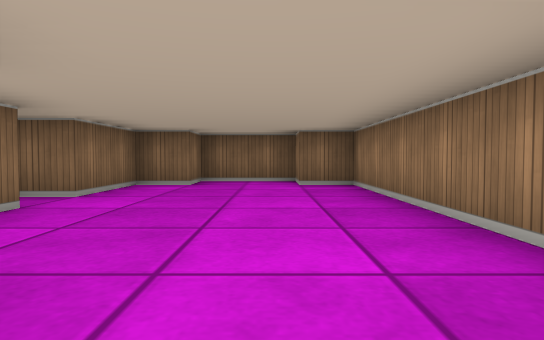
[1] (above)

14 first-person views from a walk through a cub3D level. The camera is about half as high as the walls, tilts 2° down and sees 75° across. The floor is counted in squares. Each view is taken from the middle of a square. On the plan, view 1 faces up. The plan holds only what a view shows up to about 9 squares ahead; the rest is blank. The place goes on beyond the plan.

[2]
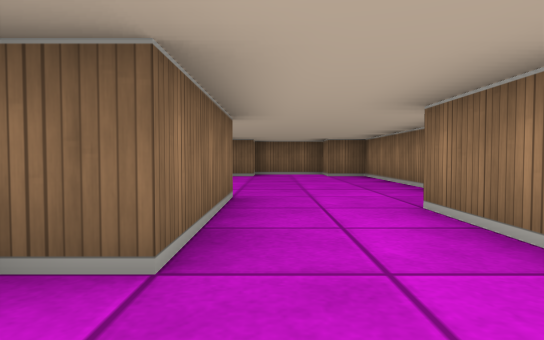

[3]
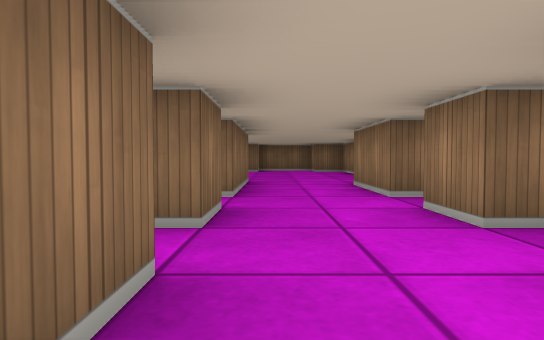

[4]
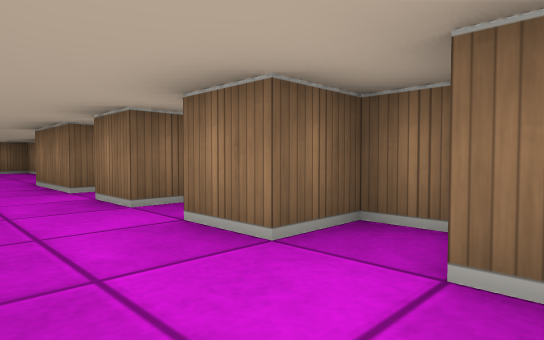

[5]
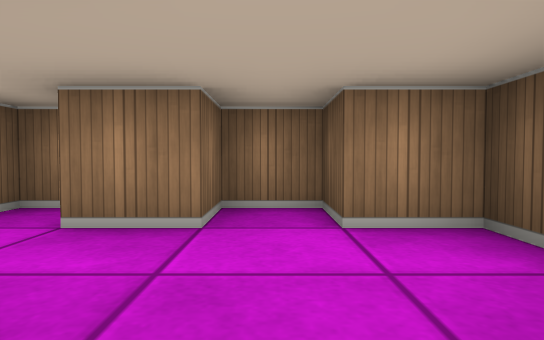

[6]
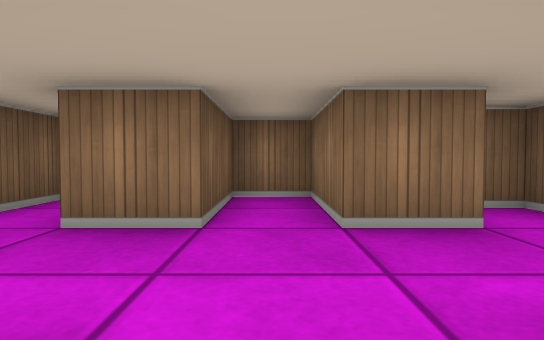

[7]
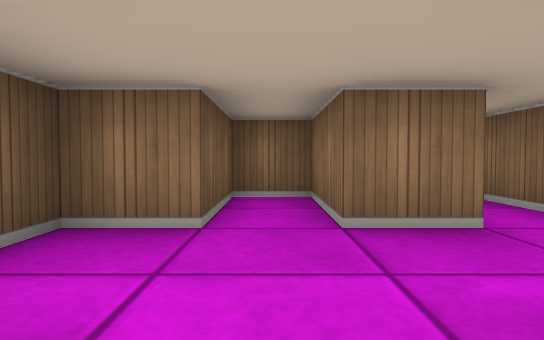

[8]
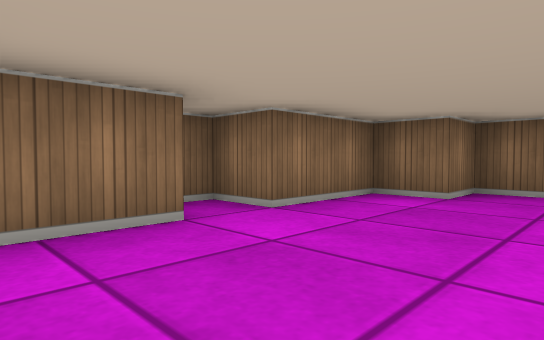

[9]
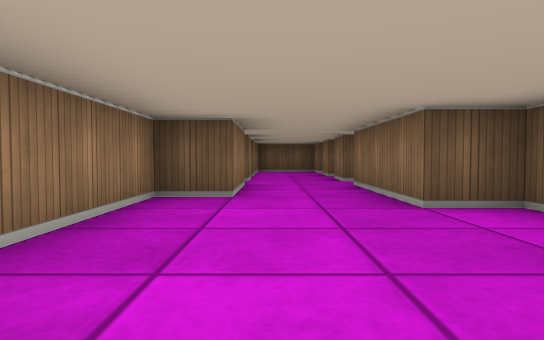

[10]
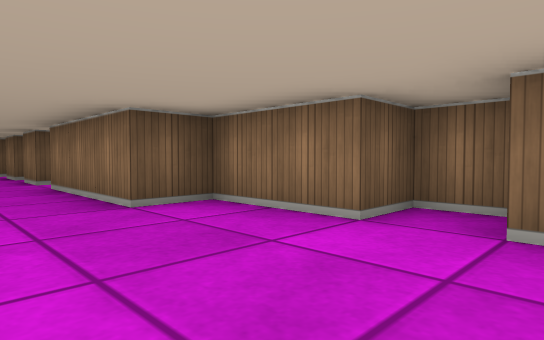

[11]
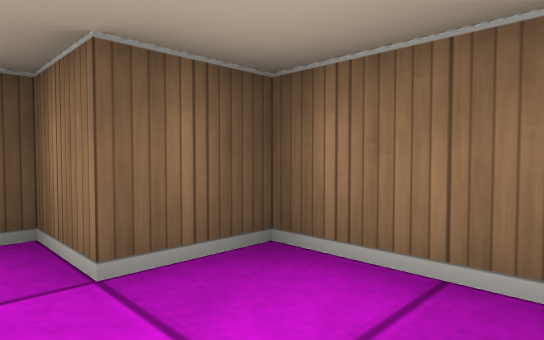

[12]
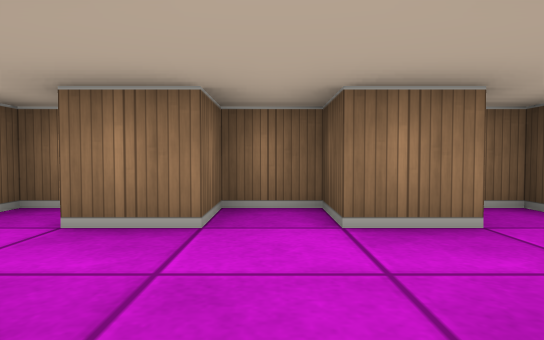

[13]
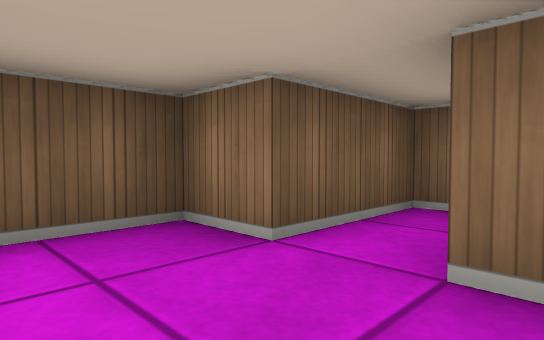

[14]
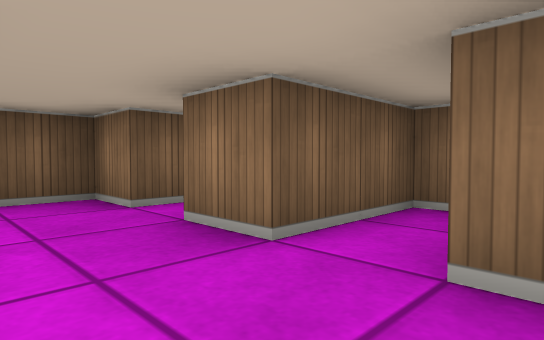

### Floor plan
Ten units are one square. View 1 is at (0, 0); x grows to the right and y downward. Boxes are objects, and circles mark ways between rooms. Rooms are numbered by the first view taken in them; rooms with no view inside come last. Other rooms are left out.
<svg viewBox="-40 -80 60 160">
<path fill="none" stroke="#000" d="M15 20 15 15 5 15 5 -5 15 -5 15 -65 5 -65 5 -75 -15 -75 -15 -65 -25 -65 -25 -45 -35 -45 -35 -35 -25 -35 -25 -15 -15 -15 -15 15 -25 15 -25 20M-15 24 -15 35 -35 35 -35 45 -15 45 -15 55M5 55 5 45 15 45 15 35 5 35 5 25M-15 55 -35 55 -35 65 -15 65 -15 75 5 75 5 65 15 65 15 55 5 55"/>
<circle cx="-5" cy="30" r="3" fill="#2a7"/>
<circle cx="-5" cy="50" r="3" fill="#2a7"/>
<text x="-10" y="-30">1</text>
<text x="-10" y="40">2</text>
<text x="-10" y="60">3</text>
</svg>
Room 1 opens to room 2. Room 2 opens to room 3.

Where each view was taken, in squares from view 1:
view 1: 0 up, 0 right, facing up
view 2: 3 down, 1 left, facing up
view 3: 6 down, 1 left, facing up
view 4: 7 down, 1 left, facing up-right
view 5: 6 down, 2 left, facing right
view 6: 4 down, 1 right, facing left
view 7: 6 down, 1 right, facing left
view 8: 2 up, 0 right, facing up-left
view 9: 5 up, 0 right, facing down
view 10: 5 up, 0 right, facing down-left
view 11: 5 up, 0 right, facing up-right
view 12: 4 down, 2 left, facing right
view 13: 5 down, 0 right, facing down-left
view 14: 3 down, 0 right, facing down-left
